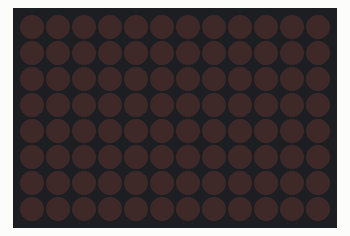
This sketch was run on a simulated Arduino Uno R4 WiFi. Parts: 12×8 LED matrix.

Above: at 0.1 s.
At 1.1 s:
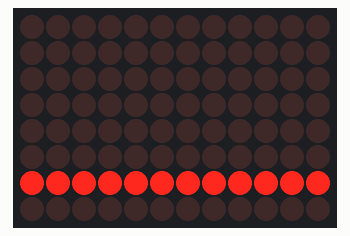
At 2.6 s:
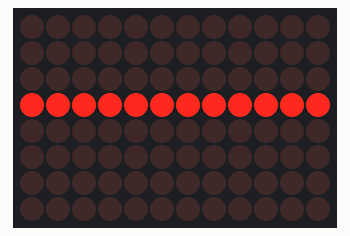
At 5.6 s:
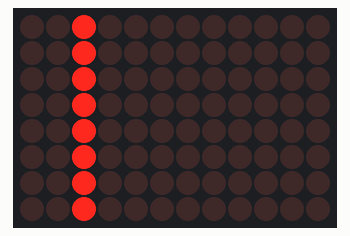
At 8.1 s:
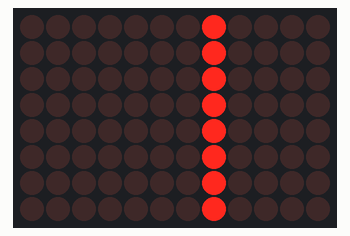
At 11.1 s:
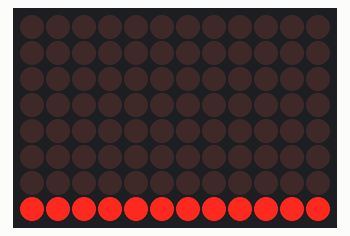

Measured:
- by itself, everything shown: repeats every 10.5 s, in 21 steps
- what the display in image 1 shows lasts 0.5 s, from 1.0 s to 1.5 s

The sketch:

Opgave4_ForLoop.ino
```cpp
#include "Arduino_LED_Matrix.h"

ArduinoLEDMatrix matrix;

byte frame[8][12];


void setup() {
  matrix.begin();
}


void loop() {

  for (int row = 8; row > -1; row--) {
    for (int column = 0; column < 12; column++){
    frame[row][column] = 1;
    }

    matrix.renderBitmap(frame, 8, 12);
    delay(500);

    for (int column = 0; column < 12; column++){
      frame[row][column] = 0;
    }
  }

  for (int column = 0; column < 12; column++) {
    for (int row = 0; row < 8; row++){
    frame[row][column] = 1;
    }

    matrix.renderBitmap(frame, 8, 12);
    delay(500);

    for (int row = 0; row < 8; row++){
      frame[row][column] = 0;
    }
  }
}
```
